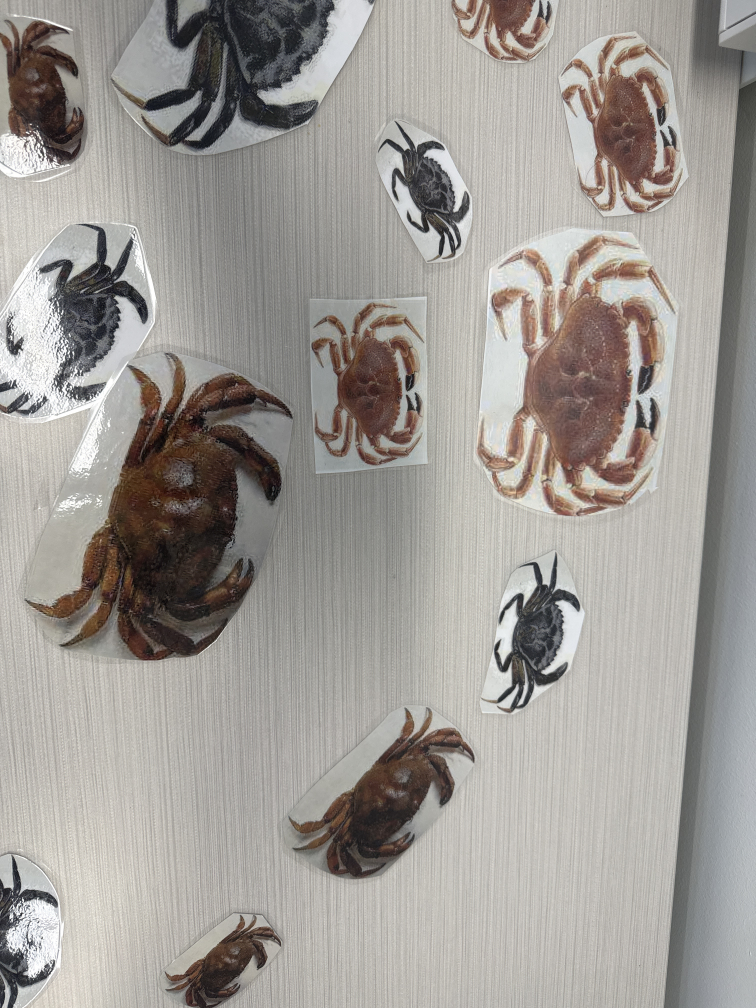
#> input picture Crab_Detection/test_1.JPG, 3024 x 4032 px, given in place of video1.avi, which was not available (shown at 1/4 size)
$ python otsu.py
#> lines starting #> are read from the running program, lines starting #| are printed output that depends on the picture; after the words box and inside, x2 and y2 are one past the last pixel; in counts of white or black regions, pixels touching at a corner belong together; pictures that were not available may be replaced by others from this repository, and a replacement may not be noted
#> further down, frame is the input picture: shape (4032, 3024, 3); mean B, G, R 149.6, 154.5, 158.8
### red_filter.py
import numpy as np

def red_filter(image):
    b, g, r = np.int64(image[:, :, 0]), np.int64(image[:, :, 1]), np.int64(image[:, :, 2])

    mask = (r - b > 30) & (r - g > 30)
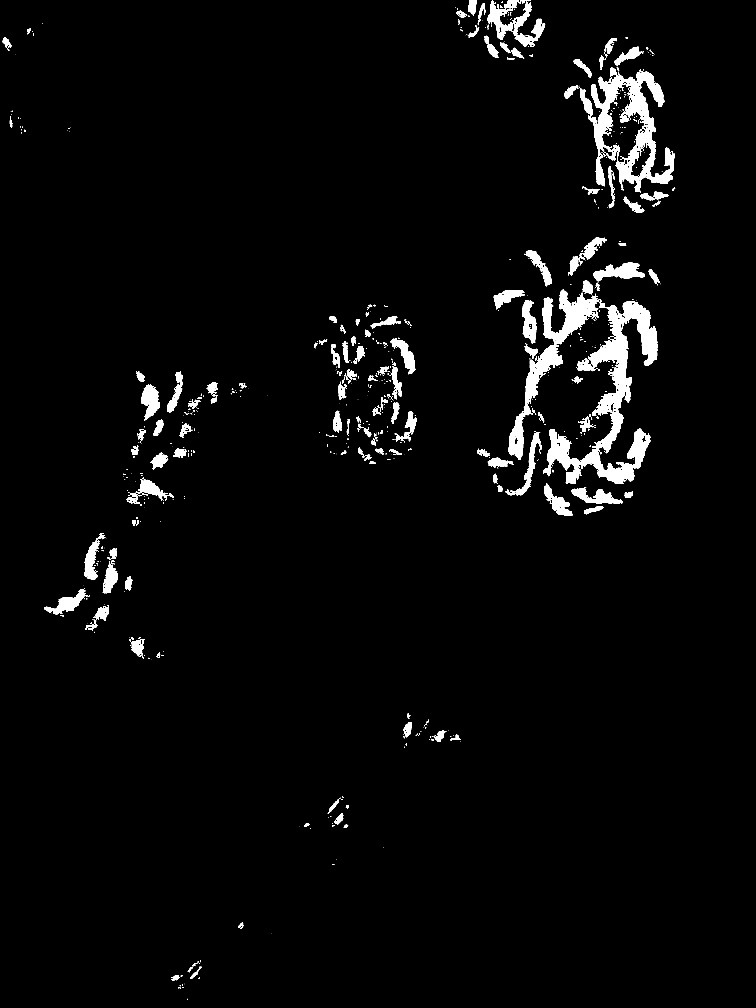
#> mask: shape (4032, 3024) bool (shown at 1/4 size); 3.1% white; 838 white regions (534 under 20 px), largest, box (x1, y1, x2, y2) and area: (2173, 1204, 2630, 1936) 85819, (2320, 287, 2699, 770) 54788, (2033, 1158, 2420, 1840) 42697

    image[mask] = np.array([r[mask], r[mask], r[mask]]).transpose().astype(np.uint8)
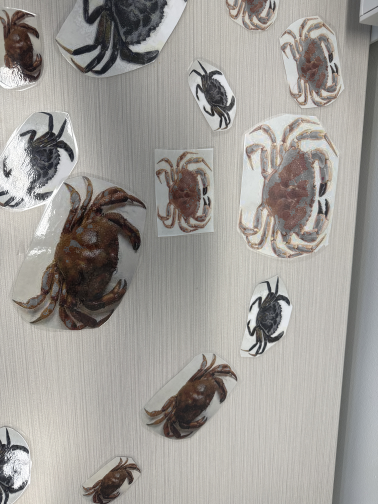
#> image: shape (4032, 3024, 3) (shown at 1/8 size); mean B, G, R 151.1, 155.6, 158.8

    return image

### otsu.py
import cv2
import numpy as np
import matplotlib.pyplot as plt
from pprint import pprint
import math
import time
from ratio import calculate_wh_ratio
from red_filter import red_filter

class RollingAverage:
  def __init__(self, window_size):
    self.window_size = window_size
    self.values = []

  # [4 lines left out: function add, not called in this run]

  def get_average(self):
    return sum(self.values) / len(self.values)

def maxl(l): return l.index(max(l))

def find_rects(image_bgr):
    image_bgr = red_filter(image_bgr)
    raw_contours = image_bgr.copy()
    image = cv2.cvtColor(image_bgr, cv2.COLOR_BGR2GRAY)
#> image: shape (4032, 3024)

    image = cv2.GaussianBlur(image, (3, 3), 0)

    # Set total number of bins in the histogram
    bins_num = 512

    # Get the image histogram
    hist, bin_edges = np.histogram(image, bins=bins_num)
#> hist = 512 values, max 202077 at index 376, min 0 at index 1, mean 23814; bin_edges = 513 values from 2 to 255

    # Get normalized histogram if it is required
    # if is_normalized:
    #     hist = np.divide(hist.ravel(), hist.max())

    # Calculate centers of bins
    bin_mids = (bin_edges[:-1] + bin_edges[1:]) / 2.
#> bin_mids = 512 values from 2.25 to 254.8

    # Iterate over all thresholds (indices) and get the probabilities w1(t), w2(t)
    weight1 = np.cumsum(hist)
#> weight1 = 512 values from 5 to 12192768
    weight2 = np.cumsum(hist[::-1])[::-1]
#> weight2 = 512 values, max 12192768 at index 0, min 4316 at index 510, mean 7436101.1

    # Get the class means mu0(t)
    mean1 = np.cumsum(hist * bin_mids) / weight1
#> mean1 = 512 values from 2.25 to 156.1
    # Get the class means mu1(t)
    mean2 = (np.cumsum((hist * bin_mids)[::-1]) / weight2[::-1])[::-1]
#> mean2 = 512 values from 156.1 to 254.8

    inter_class_variance = weight1[:-1] * weight2[1:] * (mean1[:-1] - mean2[1:]) ** 2
#> inter_class_variance = 511 values, max 2.64e+17 at index 257, min 1.44e+12 at index 0, mean 1.37e+17

    # Maximize the inter_class_variance function val
    index_of_max_val = np.argmax(inter_class_variance)
#> index_of_max_val = 257

    threshold = bin_mids[:-1][index_of_max_val]
#> threshold = 129.2
    # print("Otsu's algorithm implementation thresholding result: ", threshold)

    otsu_threshold, image_result = cv2.threshold(
        image, 0, 255, cv2.THRESH_BINARY + cv2.THRESH_OTSU,
    )
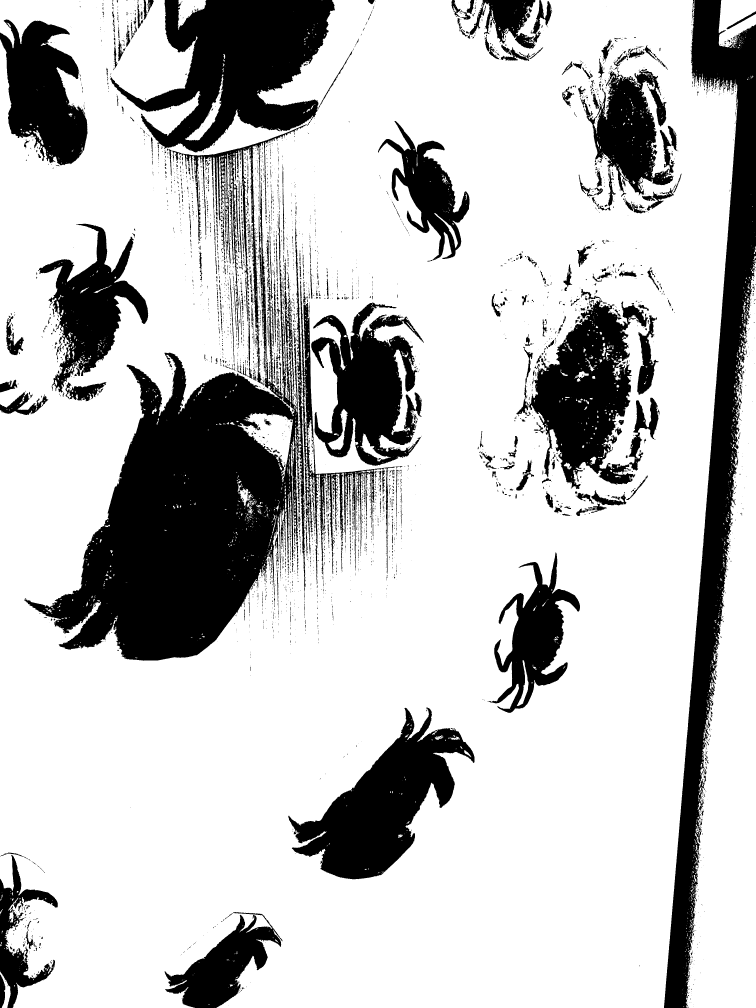
#> image_result: shape (4032, 3024) (shown at 1/4 size); 76.5% white; 4658 black regions (3626 under 20 px), largest, box (x1, y1, x2, y2) and area: (97, 789, 1580, 2643) 783480, (2656, 0, 3024, 4032) 398923, (441, 0, 1415, 610) 280796
#> otsu_threshold = 129
    # print("Obtained threshold: ", otsu_threshold)

    edge = cv2.Canny(image, 0, otsu_threshold)
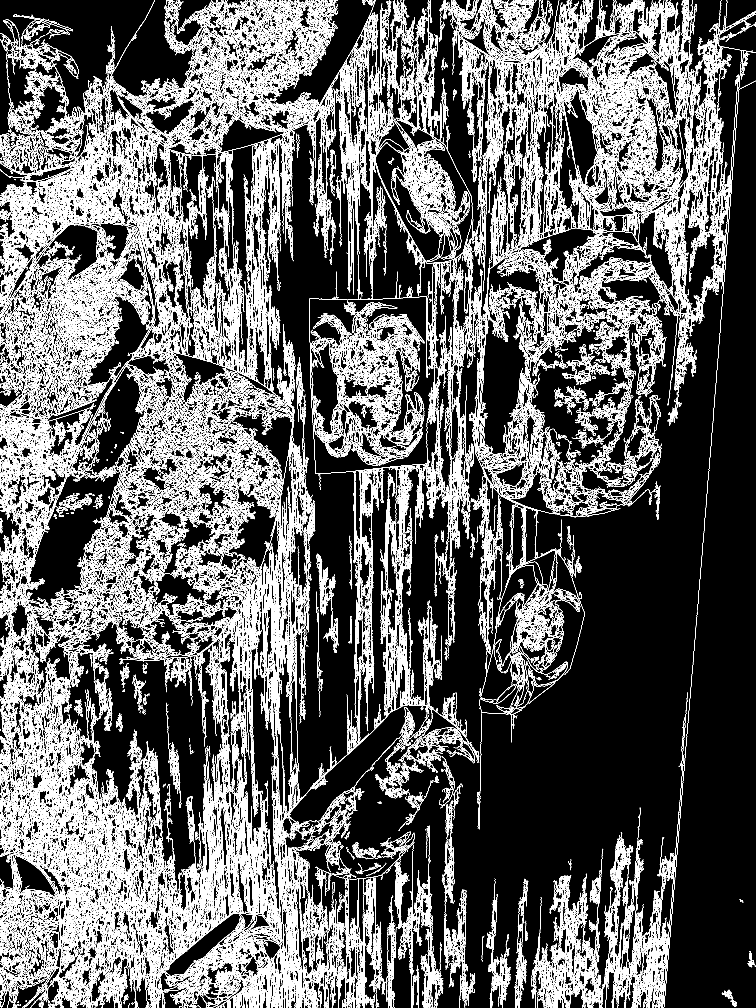
#> edge: shape (4032, 3024) (shown at 1/4 size); 13.3% white in thin lines or dots

    cv2.imshow("edge", edge)

    contours, _ = cv2.findContours(edge, cv2.RETR_EXTERNAL, cv2.CHAIN_APPROX_SIMPLE)
#> contours = 7221 contours, 4311 with area under 20; largest, box (x1, y1, x2, y2) and area: (612, 2582, 1130, 3972) 32439, (28, 2771, 356, 4032) 17984, (696, 700, 1124, 1593) 17403, (599, 1409, 1126, 1989) 15002, (477, 1457, 681, 1924) 14350

    # for contour in contours:
    #     image_copy = image_bgr.copy()
    height, width, channels = image_bgr.shape
    raw_contours = np.zeros((height, width)).astype(np.uint8)

    cv2.drawContours(raw_contours, contours, -1, (255, 255, 255), 1)
#> raw_contours: shape (4032, 3024); 12.1% white in thin lines or dots
    cv2.imshow("raw", raw_contours)
    raw_contours = cv2.GaussianBlur(raw_contours, (45, 45), 0)

    ret, raw_contours = cv2.threshold(raw_contours, 1, 255, cv2.THRESH_BINARY)
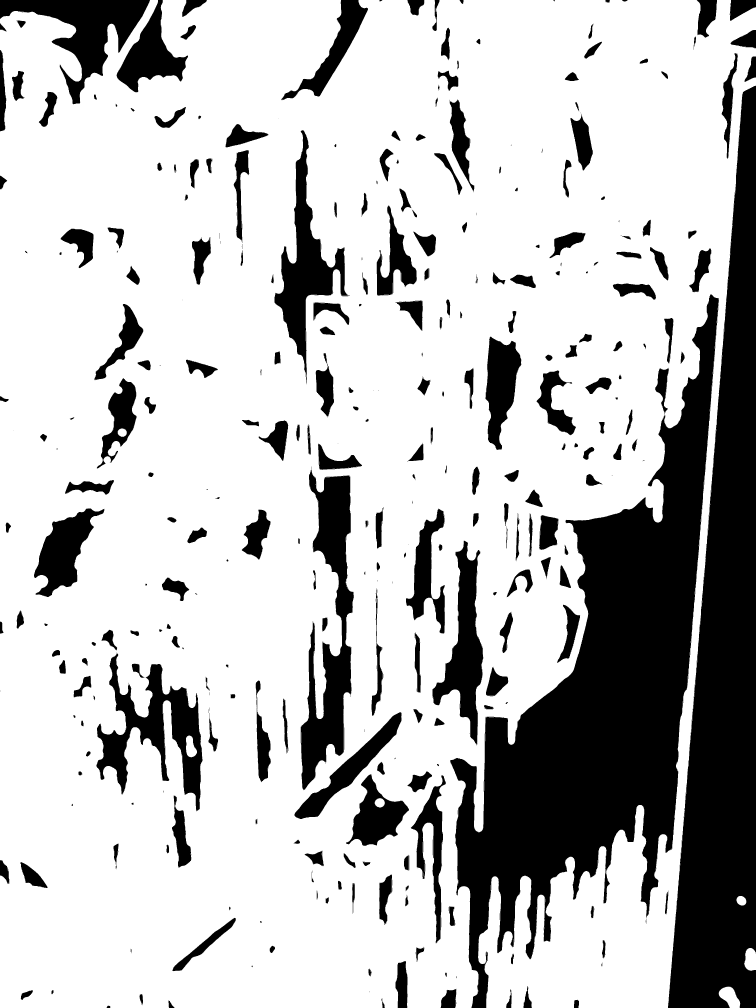
#> raw_contours: shape (4032, 3024) (shown at 1/4 size); 75.1% white; 567 black regions (247 under 20 px)

    recontours, _ = cv2.findContours(raw_contours, cv2.RETR_TREE, cv2.CHAIN_APPROX_SIMPLE)
#> recontours = 693 contours, 320 with area under 20; largest, box (x1, y1, x2, y2) and area: (0, 0, 3024, 4032) 10178080, (1202, 1865, 1416, 3162) 125052, (384, 2609, 811, 3247) 95948, (1097, 520, 1401, 1538) 81705, (1729, 2162, 1934, 2983) 66637
    # cnt_largest_i = maxl(list(cv2.contourArea(c) for c in recontours))
    # cnt_largest = recontours[cnt_largest_i]

    image_copy = image_bgr.copy()

    cv2.polylines(image_copy, pts=recontours, isClosed=False, color=(255, 0, 0), thickness=3)

    # epsilon = 0.02 * cv2.arcLength(cnt_largest, True)
    # approx = cv2.approxPolyDP(cnt_largest, epsilon, True)
    # approx = approx[len(approx) - 4:]

    polies = [cv2.approxPolyDP(cnt, 100, True) for cnt in recontours]
#> polies = 693 contours, 680 with area under 20; largest, box (x1, y1, x2, y2) and area: (0, 0, 3024, 4032) 10296008, (403, 2609, 788, 3247) 116163, (1097, 520, 1401, 1538) 114640, (1215, 1865, 1408, 3162) 114013, (1729, 2162, 1907, 2983) 67521

    cv2.polylines(image_copy, pts=polies, isClosed=True, color=(0, 0, 165), thickness=3)
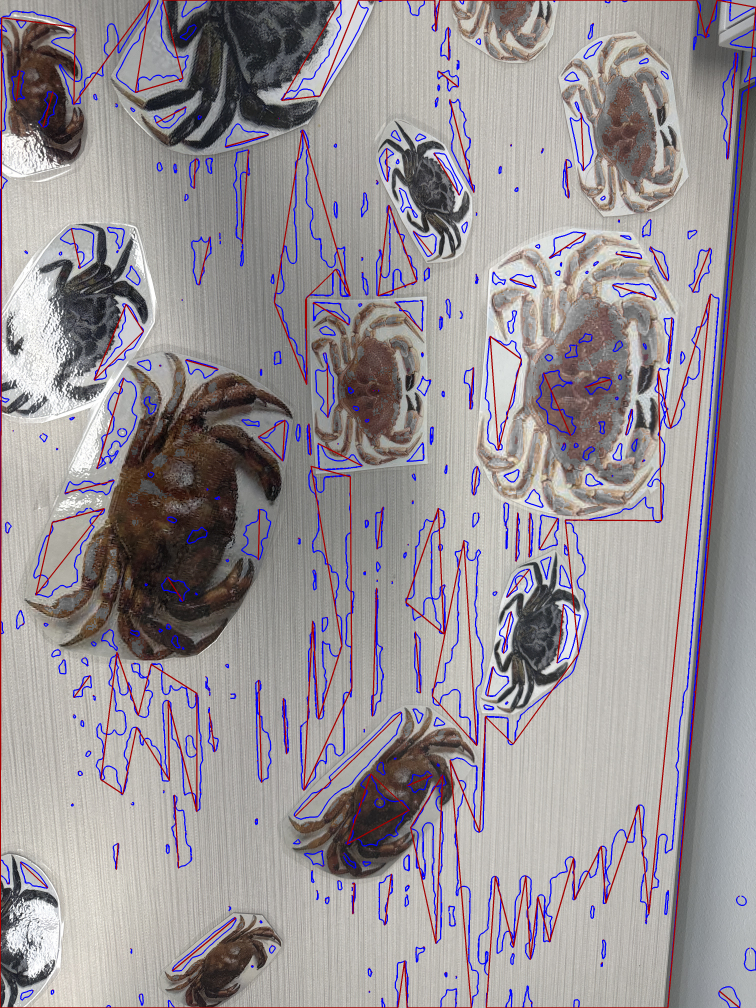
#> image_copy: shape (4032, 3024, 3) (shown at 1/4 size); mean B, G, R 150.6, 146.1, 153

    polies = [poly for poly in polies if len(poly) == 4]
#> polies = []

    # cv2.polylines(image_copy, pts=polies, isClosed=True, color=(0, 255, 0), thickness=6)

    return (image_copy, polies)

# [17 lines left out: function order_points, not called in this run]

def max_area(rects):
    m_area = -1
    m_rect = []
    for rect in rects:
        if m_area < cv2.contourArea(rect):
            m_area = m_area
            m_rect = rect
    return m_rect

ratio = RollingAverage(60)
prev_x = RollingAverage(60)
prev_y = RollingAverage(60)

# obj_height = 8.5 * 2.54
obj_height = 36

cap = cv2.VideoCapture("data/camera_roll/video1.avi")
# cap = cv2.VideoCapture(1)

while cap.isOpened():
# if True:
    # ret, frame = [True, cv2.imread("data/struct.jpg")]
    ret, frame = cap.read()

    if ret:
        image, rects = find_rects(frame)
#> rects = []

        height, width, channels = image.shape;

        rect = max_area(rects)
#> after the loop in max_area, `for rect in rects:`: m_area = -1; m_rect = []
#> rect = []
        # print("\n\n")

        if len(rect) != 0:
        # for rect in rects:
            cv2.polylines(image, pts=[rect], isClosed=True, color=(0, 255, 0), thickness=6)
            points = [
                rect[0][0],
                rect[1][0],
                rect[2][0],
                rect[3][0],
            ]
            points = order_points(points)
            print(points)
            prev_x.add(points[0][0])
            prev_y.add(points[0][1])

            dist_from_prev = math.sqrt((points[0][0] - prev_x.get_average())**2 + (points[0][1] - prev_y.get_average())**2)

            # if dist_from_prev < min(height, width) / 4:
            if True:
                ratio.add(calculate_wh_ratio.get_wh_ratio(
                    points[0],
                    points[1],
                    points[2],
                    points[3],
                    width,
                    height
                ))
                # ratio = (calculate_wh_ratio.get_wh_ratio(
                #     points[0],
                #     points[1],
                #     points[2],
                #     points[3],
                #     width,
                #     height
                # ))
                ratio_avg = ratio.get_average()
                calculated_width = obj_height / ratio_avg

                cv2.putText(image, f'ratio: {round(ratio_avg, 3)}\nwidth: {round(calculated_width, 3)}\nerror: {round((abs(55 - calculated_width)), 3)}', tuple(points[2]), cv2.FONT_HERSHEY_SIMPLEX, 1, (0, 0, 0), 3, cv2.LINE_AA)
                # cv2.putText(image, f'width: {round(calculated_width, 3)}', (points[2][0], points[2][0] + 4), cv2.FONT_HERSHEY_SIMPLEX, 1, (255, 255, 255), 3, cv2.LINE_AA)
                # cv2.putText(image, f'error: {round((abs(11.5 * 2.54 - calculated_width)), 3)}', (points[2][0], points[2][0] + 4), cv2.FONT_HERSHEY_SIMPLEX, 1, (255, 255, 255), 3, cv2.LINE_AA)

        cv2.imshow("res", image)
        cv2.waitKey()
    # if cv2.waitKey(1) & 0xFF == ord('q'):
    #     break

# cap.release()
cv2.destroyAllWindows()
